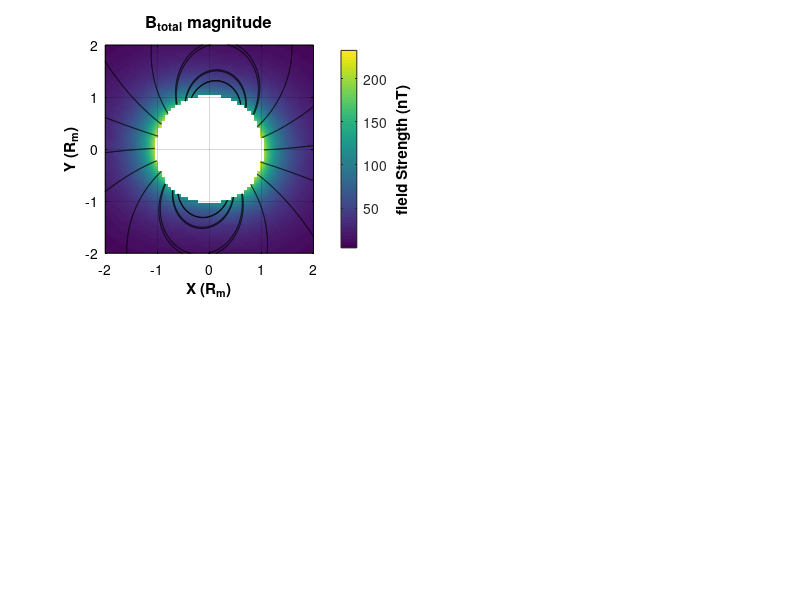

This chart was generated by the following MATLAB code: (Note: this script raises an error after producing the figure.)
%% visualizing 2d slices of B_sec(t) heatmaps with field lines 

clear

% define constants

r_m = 1560; % Europa radius (km)

B_prim = 250; % approximate background field amplitude nT

A = 0.95; % amplitude response factor

phi = 0.14; % phase lag in radians (around 8 deg)

synodic_period = 11.23 * 3600; % 11.23 hr period

omega = 2*pi / (synodic_period); % synodic freq. (rad/sec)


% inducing field direction

e0x = [1;0;0];

e0y = [0;1;0];


%%%%%%%%%%%%%%%%%%%%%%%%%%%%%%%%%%%%%%%%%%%%%%%%%%%%%%%%%%%%%%%%%%%%%%%%%%%%%%%%%%%%%%%%%%%%%%


% create spatial grid

grid_limit = 2.5 * r_m;

num_points = 80;

[X, Y, Z] = meshgrid(linspace(-grid_limit, grid_limit, num_points), ...
    linspace(-grid_limit, grid_limit, num_points), ...
    linspace(-grid_limit, grid_limit, num_points));


% find the index corresponding to the Z = 0 plane

[~, z_idx] = min(abs(Z(1,1,:)));


% extract the 2D plane grid coordinates

X_slice = X(:,:,z_idx);
Y_slice = Y(:,:,z_idx);


% fixed seed points
% ring of seeds around the moon, outside r_m so lines don't start
% inside the NaN-masked interior

seed_radius = 1.3 * r_m;
num_seeds = 24;
seed_angles = linspace(0, 2*pi, num_seeds + 1);
seed_angles(end) = []; % avoid duplicate point at 0 == 2pi

seedX = seed_radius * cos(seed_angles(:));
seedY = seed_radius * sin(seed_angles(:));


% set up animation time array

num_frames = 100;

time_steps = linspace(0, synodic_period, num_frames);


% create figure once outside the loop with a white background

fig = figure('Color', 'w');
set(gcf, 'Position', [100, 100, 1000, 800]);


%%%%%%%%%%%%%%%%%%%%%%%%%%%%%%%%%%%%%%%%%%%%%%%%%%%%%%%%%%%%%%%%%%%%%%%%%%%%%%%%%%%%%%%%%%%%%%


% animation loop

for t = time_steps

    % initialize arrays to hold 2D field slice components
    Bx_slice = NaN(size(X_slice));
    By_slice = NaN(size(X_slice));
    Bz_slice = NaN(size(X_slice));

    % loop through the 2D grid slice to compute spatial part of equations
    for i = 1:numel(X_slice)

        r_vec = [X_slice(i); Y_slice(i); 0];
        r = norm(r_vec);

        if r < r_m
            continue;
        end

        % X EQUATION
        r_dot_e0x = dot(r_vec, e0x);
        spatial_bracketx = 3 * r_dot_e0x * r_vec - (r^2) * e0x;
        coefx = - (A * B_prim * r_m^3) * (cos(omega * t - phi)) / (2 * r^5);

        % Y EQUATION
        r_dot_e0y = dot(r_vec, e0y);
        spatial_brackety = 3 * r_dot_e0y * r_vec - (r^2) * e0y;
        coefy = - (A * B_prim * r_m^3) * (sin(omega * t - phi)) / (2 * r^5);

        B_vector = (coefx * spatial_bracketx) + (coefy * spatial_brackety);
        Bx_slice(i) = B_vector(1);
        By_slice(i) = B_vector(2);
        Bz_slice(i) = B_vector(3);
    end

    %%%%%%%%%%%%%%%%%%%%%%%%%%%%%%%%%%%%%%%%%%%%%%%%%%%%%%%%%%%%%%%%%%%%%%%%%%%%%%%%%%%%%%%%%%%%%%

    Btot_slice = sqrt(Bx_slice.^2 + By_slice.^2 + Bz_slice.^2);

    % streamlines
    % same technique as the 3D stream3 version
    verts_forward  = stream2(X_slice, Y_slice, Bx_slice, By_slice, seedX, seedY);
    verts_backward = stream2(X_slice, Y_slice, -Bx_slice, -By_slice, seedX, seedY);

    stitched_lines = cell(num_seeds, 1);
    for k = 1:num_seeds
        v_f = verts_forward{k};
        v_b = verts_backward{k};

        if isempty(v_f) && isempty(v_b)
            stitched_lines{k} = [];
        elseif isempty(v_f)
            stitched_lines{k} = v_b;
        elseif isempty(v_b)
            stitched_lines{k} = v_f;
        else
            stitched_lines{k} = [flipud(v_b); v_f];
        end
    end
    
    %%%%%%%%%%%%%%%%%%%%%%%%%%%%%%%%%%%%%%%%%%%%%%%%%%%%%%%%%%%%%%%%%%%%%%%%%%%%%%%%%%%%%%%%%%%%%%

    clf;

    titles = {'B_{total} magnitude', 'B_x (azimuthal) component', 'B_y (radial) component', 'B_z component'};
    data_slices = {Btot_slice, Bx_slice, By_slice, Bz_slice};

    max_val = A * B_prim / 2;

    for p = 1:4
        ax = subplot(2, 2, p);

        h = pcolor(X_slice / r_m, Y_slice / r_m, data_slices{p});
        set(h, 'EdgeColor', 'none');
        shading interp;
        axis equal;

        xlim([-2, 2]); ylim([-2, 2]);

        hold on;

        % draw lines
        for k = 1:num_seeds
            v = stitched_lines{k};
            if isempty(v)
                continue;
            end
            plot(v(:,1) / r_m, v(:,2) / r_m, 'k-', 'LineWidth', 0.75);
        end
      %%%%%%%%%%%%%%%%%%%%%%%%%%%%%%%%%%%%%%%%%%%%%%%%%%%%%%%%%%%%%%%%%%%%%%%%%%%%%%%%%%%%%%%%%%%%%%

        set(ax, 'XColor', 'k', 'YColor', 'k', 'ZColor', 'k', 'Layer', 'top');
        grid on;

        xlabel('X (R_m)', 'Color', 'k', 'FontSize', 11, 'FontWeight', 'bold');
        ylabel('Y (R_m)', 'Color', 'k', 'FontSize', 11, 'FontWeight', 'bold');
        title(titles{p}, 'Color', 'k', 'FontSize', 12, 'FontWeight', 'bold');

        c = colorbar;
        ylabel(c, 'field Strength (nT)', 'Color', 'k', 'FontWeight', 'bold');
        set(c, 'Color', 'k');

        if p == 1
            clim([0, max_val]);
            colormap(gca, 'parula');
        else
            clim([-max_val, max_val]);
            colormap(gca, 'jet');
        end

        theta_circle = linspace(0, 2*pi, 100);
        fill(1.08*cos(theta_circle), 1.08*sin(theta_circle), [0.15 0.15 0.15], ...
             'EdgeColor', 'k', 'LineWidth', 2.5);
    end

    sgtitle(sprintf('2D slice (Z=0) B_s_e_c heatmaps at t = %.2f hours', t/3600), ...
        'Color', 'k', 'FontSize', 14, 'FontWeight', 'bold');

    drawnow;
    pause(0.3);

end
